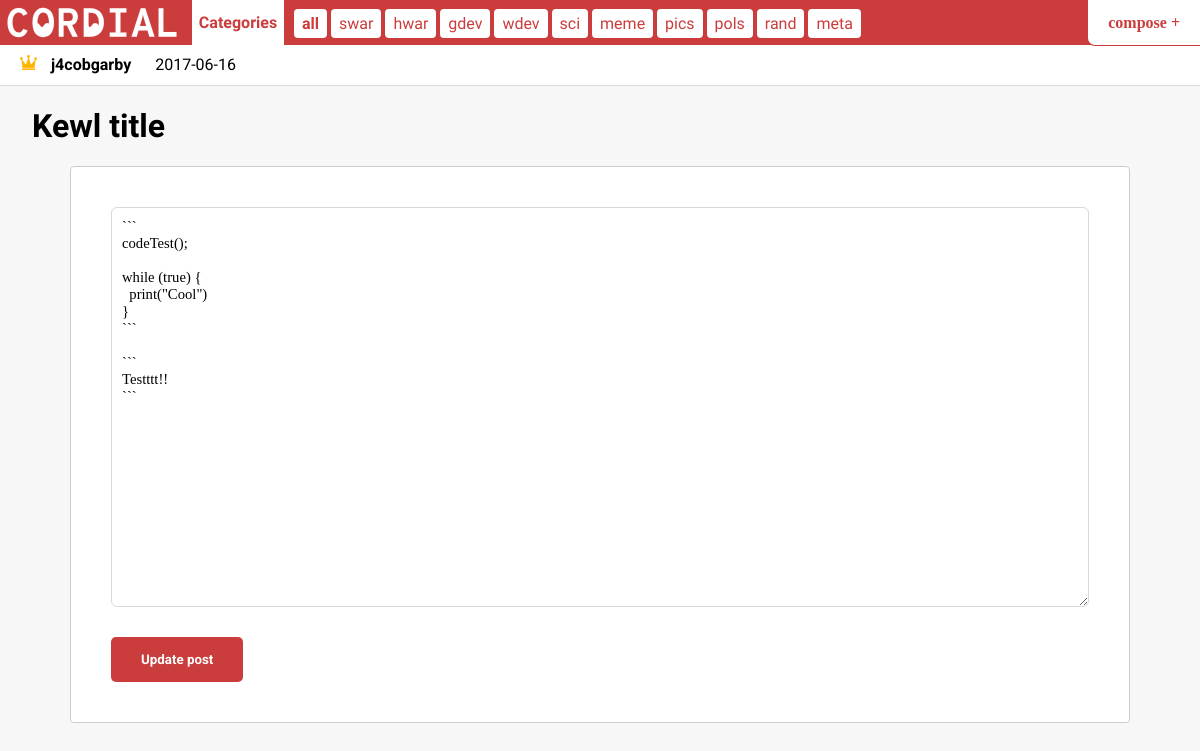
Page /Cordial/post/edit_post.php?id=24 (signed in) on the earlier database version.
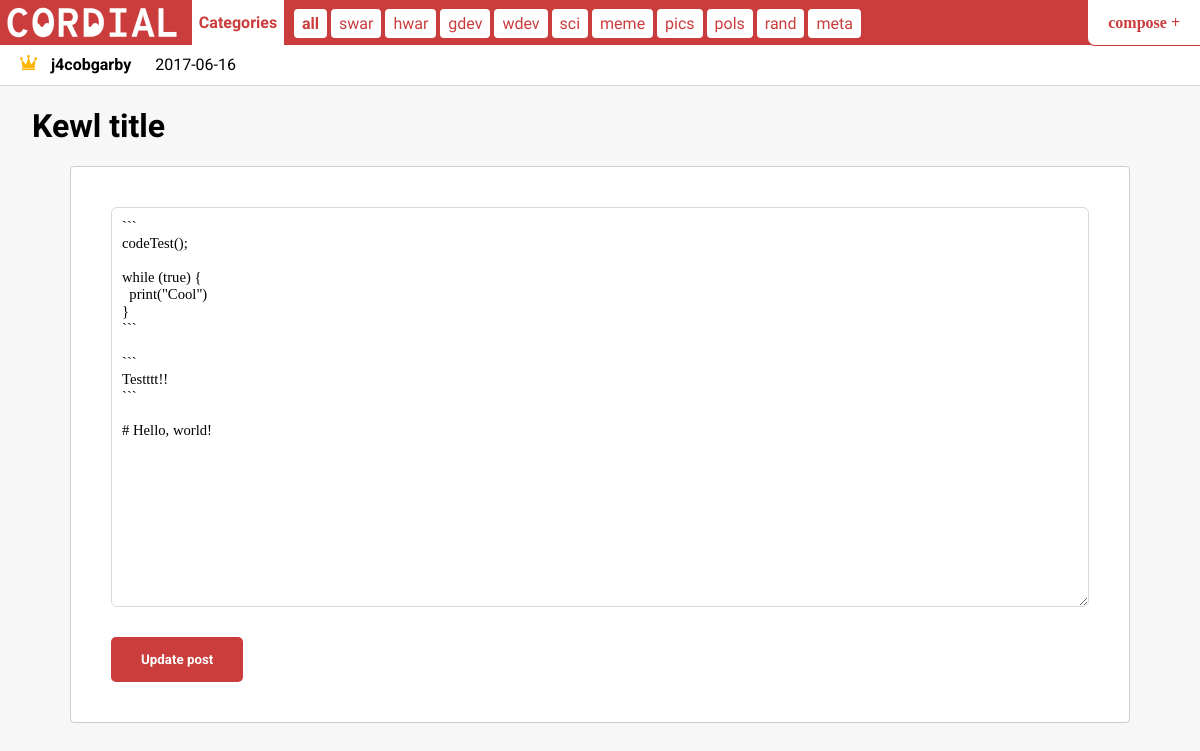
Same page on the later database version.
### tables this page shows
CREATE TABLE `posts` (
  `post_id` int(11) NOT NULL,
  `user_id` int(11) NOT NULL COMMENT 'from `users`',
  `date_posted` date NOT NULL,
  `category` set('swar','hwar','gdev','wdev','sci','meme','pics','pols','rand','meta') NOT NULL,
  `title` tinytext NOT NULL,
  `content` text NOT NULL,
  `likes` int(11) NOT NULL DEFAULT '0',
  `views` int(11) NOT NULL DEFAULT '0',
  `pinned` tinyint(1) NOT NULL COMMENT 'pinned posts stick at the top of the post list'
);

CREATE TABLE `users` (
  `user_id` int(11) NOT NULL,
  `username` tinytext NOT NULL,
  `password` tinytext NOT NULL COMMENT 'SHA-256',
  `date_joined` date NOT NULL,
  `is_admin` tinyint(1) NOT NULL COMMENT '0 = false, nonzero = true',
  `bio` tinytext NOT NULL
);

### Cordial/post/edit_post.php (the view, shortened to what this page needs)
<?php require '../phpneed.php'; ?>
<?php
  $connect = mysqli_connect($host_name, $user_name, $password, $database);
  $sql = "SELECT * FROM `posts` NATURAL JOIN `users` WHERE post_id = ".$_GET["id"];
  $result = mysqli_query($connect, $sql);
  while ($row = mysqli_fetch_assoc($result)) {
    $title      = htmlspecialchars(addslashes($row["title"]));
    $date_posted = htmlspecialchars(addslashes($row["date_posted"]));
    $title      = htmlspecialchars(addslashes($row["title"]));
    $content    = htmlspecialchars(addslashes($row["content"]));
    $username   = htmlspecialchars(addslashes($row["username"]));
    $is_admin   = htmlspecialchars(addslashes($row["is_admin"]));
    $user_id    = htmlspecialchars(addslashes($row["user_id"]));
  }
?>
<!DOCTYPE php>
<html>
  <head>
    <link rel="stylesheet" href="../styles/homepage.css">
    <link rel="stylesheet" href="../styles/post.css">
    <link rel="stylesheet" href="../styles/edit_post.css">
  </head>
  <body>
    <?php require '../subheader.php'; ?>
    <div class="post-panel">
      <div class="post-panel-top">
        <?php echo ($is_admin == 1 ? '<img src="../assets/admin-icon.png" />' : '<img src="../assets/user-icon.png" />') ?>
        <span class="hoverpointer" onclick="location.href='../user?id= <?php echo $user_id ?> '"><b><?php echo $username; ?></b></span>
        <span><?php echo $date_posted; ?></span>
      </div>
      <form method="post">
        <input required type="text" name="title" placeholder="Write a new title!" value="<?php echo $title; ?>" />
        <div class="content-wrapper">
          <textarea required name="content" class="mono"><?php echo htmlspecialchars_decode(stripslashes($content)); ?></textarea>
          <input class="hoverpointer" type="submit" value="Update post" />
        </div>
      </form>
    </div>
  </body>
</html>

Differences in the rows shown:
changed posts "Kewl title": content "``` codeTest(); while (true) { print(\"Cool\") } ``` ``` Testttt!! ```" → "``` codeTest(); while (true) { print(\"Cool\") } ``` ``` Testttt!! ``` # Hello, world!"
